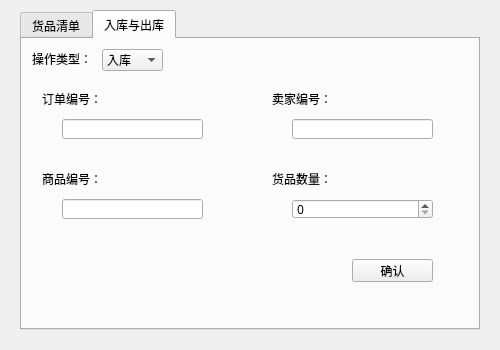
<?xml version="1.0" encoding="UTF-8"?>
<ui version="4.0">
 <class>StorageDialog</class>
 <widget class="QDialog" name="StorageDialog">
  <property name="geometry">
   <rect>
    <x>0</x>
    <y>0</y>
    <width>500</width>
    <height>350</height>
   </rect>
  </property>
  <property name="font">
   <font>
    <family>Microsoft YaHei UI</family>
   </font>
  </property>
  <property name="windowTitle">
   <string>库存管理</string>
  </property>
  <widget class="QTabWidget" name="tabWidget">
   <property name="geometry">
    <rect>
     <x>20</x>
     <y>10</y>
     <width>460</width>
     <height>320</height>
    </rect>
   </property>
   <property name="font">
    <font>
     <family>微软雅黑</family>
    </font>
   </property>
   <property name="currentIndex">
    <number>1</number>
   </property>
   <widget class="QWidget" name="tab_product">
    <attribute name="title">
     <string>货品清单</string>
    </attribute>
    <widget class="QWidget" name="layoutWidget_2">
     <property name="geometry">
      <rect>
       <x>350</x>
       <y>40</y>
       <width>77</width>
       <height>91</height>
      </rect>
     </property>
     <layout class="QVBoxLayout" name="verticalLayout">
      <item>
       <widget class="QPushButton" name="pushBtn_insert">
        <property name="font">
         <font>
          <family>微软雅黑</family>
         </font>
        </property>
        <property name="text">
         <string>添加记录</string>
        </property>
       </widget>
      </item>
      <item>
       <widget class="QPushButton" name="pushBtn_del">
        <property name="font">
         <font>
          <family>微软雅黑</family>
         </font>
        </property>
        <property name="text">
         <string>删除记录</string>
        </property>
       </widget>
      </item>
     </layout>
    </widget>
    <widget class="QTableView" name="tableView">
     <property name="geometry">
      <rect>
       <x>20</x>
       <y>50</y>
       <width>291</width>
       <height>171</height>
      </rect>
     </property>
     <property name="gridStyle">
      <enum>Qt::SolidLine</enum>
     </property>
     <attribute name="horizontalHeaderCascadingSectionResizes">
      <bool>false</bool>
     </attribute>
     <attribute name="horizontalHeaderDefaultSectionSize">
      <number>70</number>
     </attribute>
     <attribute name="horizontalHeaderMinimumSectionSize">
      <number>70</number>
     </attribute>
     <attribute name="verticalHeaderVisible">
      <bool>false</bool>
     </attribute>
    </widget>
    <widget class="QLabel" name="label_sto">
     <property name="geometry">
      <rect>
       <x>10</x>
       <y>10</y>
       <width>30</width>
       <height>20</height>
      </rect>
     </property>
     <property name="font">
      <font>
       <family>微软雅黑</family>
      </font>
     </property>
     <property name="text">
      <string>仓库：</string>
     </property>
    </widget>
    <widget class="QWidget" name="layoutWidget_3">
     <property name="geometry">
      <rect>
       <x>350</x>
       <y>150</y>
       <width>77</width>
       <height>81</height>
      </rect>
     </property>
     <property name="font">
      <font>
       <family>微软雅黑</family>
      </font>
     </property>
     <layout class="QVBoxLayout" name="verticalLayout_2">
      <item>
       <widget class="QPushButton" name="pushBtn_query">
        <property name="font">
         <font>
          <family>微软雅黑</family>
         </font>
        </property>
        <property name="text">
         <string>查询</string>
        </property>
       </widget>
      </item>
      <item>
       <widget class="QPushButton" name="pushBtn_query_all">
        <property name="font">
         <font>
          <family>微软雅黑</family>
         </font>
        </property>
        <property name="text">
         <string>查询所有</string>
        </property>
       </widget>
      </item>
     </layout>
    </widget>
    <widget class="QLabel" name="label_record_num">
     <property name="geometry">
      <rect>
       <x>20</x>
       <y>230</y>
       <width>91</width>
       <height>20</height>
      </rect>
     </property>
     <property name="font">
      <font>
       <family>微软雅黑</family>
      </font>
     </property>
     <property name="text">
      <string>-</string>
     </property>
    </widget>
    <widget class="QLabel" name="label_remain_num">
     <property name="geometry">
      <rect>
       <x>260</x>
       <y>230</y>
       <width>54</width>
       <height>20</height>
      </rect>
     </property>
     <property name="font">
      <font>
       <family>微软雅黑</family>
      </font>
     </property>
     <property name="text">
      <string>-/-</string>
     </property>
     <property name="alignment">
      <set>Qt::AlignRight|Qt::AlignTrailing|Qt::AlignVCenter</set>
     </property>
    </widget>
    <widget class="QComboBox" name="comboBox_sto">
     <property name="geometry">
      <rect>
       <x>50</x>
       <y>10</y>
       <width>81</width>
       <height>20</height>
      </rect>
     </property>
     <property name="font">
      <font>
       <family>微软雅黑</family>
      </font>
     </property>
     <property name="editable">
      <bool>false</bool>
     </property>
     <item>
      <property name="text">
       <string>全部</string>
      </property>
     </item>
    </widget>
    <widget class="QLabel" name="label_remain">
     <property name="geometry">
      <rect>
       <x>180</x>
       <y>230</y>
       <width>71</width>
       <height>20</height>
      </rect>
     </property>
     <property name="font">
      <font>
       <family>微软雅黑</family>
      </font>
     </property>
     <property name="text">
      <string>剩余/总容量：</string>
     </property>
    </widget>
    <widget class="QLabel" name="label_prompt_1">
     <property name="geometry">
      <rect>
       <x>20</x>
       <y>260</y>
       <width>151</width>
       <height>20</height>
      </rect>
     </property>
     <property name="font">
      <font>
       <family>微软雅黑</family>
      </font>
     </property>
     <property name="text">
      <string/>
     </property>
     <property name="alignment">
      <set>Qt::AlignCenter</set>
     </property>
    </widget>
   </widget>
   <widget class="QWidget" name="tab_confirm">
    <attribute name="title">
     <string>入库与出库</string>
    </attribute>
    <widget class="QLabel" name="label_order">
     <property name="geometry">
      <rect>
       <x>20</x>
       <y>50</y>
       <width>91</width>
       <height>20</height>
      </rect>
     </property>
     <property name="font">
      <font>
       <family>微软雅黑</family>
      </font>
     </property>
     <property name="text">
      <string>订单编号：</string>
     </property>
    </widget>
    <widget class="QLineEdit" name="lineEdit_record">
     <property name="geometry">
      <rect>
       <x>40</x>
       <y>80</y>
       <width>141</width>
       <height>20</height>
      </rect>
     </property>
    </widget>
    <widget class="QLabel" name="label_product">
     <property name="geometry">
      <rect>
       <x>20</x>
       <y>130</y>
       <width>61</width>
       <height>20</height>
      </rect>
     </property>
     <property name="font">
      <font>
       <family>微软雅黑</family>
      </font>
     </property>
     <property name="text">
      <string>商品编号：</string>
     </property>
    </widget>
    <widget class="QLineEdit" name="lineEdit_product">
     <property name="geometry">
      <rect>
       <x>40</x>
       <y>160</y>
       <width>141</width>
       <height>20</height>
      </rect>
     </property>
    </widget>
    <widget class="QPushButton" name="pushBtn_confirm">
     <property name="geometry">
      <rect>
       <x>330</x>
       <y>220</y>
       <width>81</width>
       <height>23</height>
      </rect>
     </property>
     <property name="text">
      <string>确认</string>
     </property>
    </widget>
    <widget class="QLabel" name="label_prompt_2">
     <property name="geometry">
      <rect>
       <x>20</x>
       <y>250</y>
       <width>161</width>
       <height>20</height>
      </rect>
     </property>
     <property name="font">
      <font>
       <family>微软雅黑</family>
      </font>
     </property>
     <property name="text">
      <string/>
     </property>
     <property name="alignment">
      <set>Qt::AlignCenter</set>
     </property>
    </widget>
    <widget class="QComboBox" name="comboBox_op">
     <property name="geometry">
      <rect>
       <x>80</x>
       <y>10</y>
       <width>61</width>
       <height>22</height>
      </rect>
     </property>
     <item>
      <property name="text">
       <string>入库</string>
      </property>
     </item>
     <item>
      <property name="text">
       <string>出库</string>
      </property>
     </item>
    </widget>
    <widget class="QLabel" name="label_op">
     <property name="geometry">
      <rect>
       <x>10</x>
       <y>10</y>
       <width>61</width>
       <height>20</height>
      </rect>
     </property>
     <property name="font">
      <font>
       <family>微软雅黑</family>
      </font>
     </property>
     <property name="text">
      <string>操作类型：</string>
     </property>
    </widget>
    <widget class="QLabel" name="label_seller">
     <property name="geometry">
      <rect>
       <x>250</x>
       <y>50</y>
       <width>61</width>
       <height>20</height>
      </rect>
     </property>
     <property name="font">
      <font>
       <family>微软雅黑</family>
      </font>
     </property>
     <property name="text">
      <string>卖家编号：</string>
     </property>
    </widget>
    <widget class="QLineEdit" name="lineEdit_seller">
     <property name="geometry">
      <rect>
       <x>270</x>
       <y>80</y>
       <width>141</width>
       <height>20</height>
      </rect>
     </property>
    </widget>
    <widget class="QLabel" name="label_amount">
     <property name="geometry">
      <rect>
       <x>250</x>
       <y>130</y>
       <width>61</width>
       <height>20</height>
      </rect>
     </property>
     <property name="font">
      <font>
       <family>微软雅黑</family>
      </font>
     </property>
     <property name="text">
      <string>货品数量：</string>
     </property>
    </widget>
    <widget class="QSpinBox" name="spinBox_amount">
     <property name="geometry">
      <rect>
       <x>270</x>
       <y>160</y>
       <width>141</width>
       <height>20</height>
      </rect>
     </property>
    </widget>
   </widget>
  </widget>
 </widget>
 <layoutdefault spacing="6" margin="11"/>
 <resources/>
 <connections/>
</ui>
